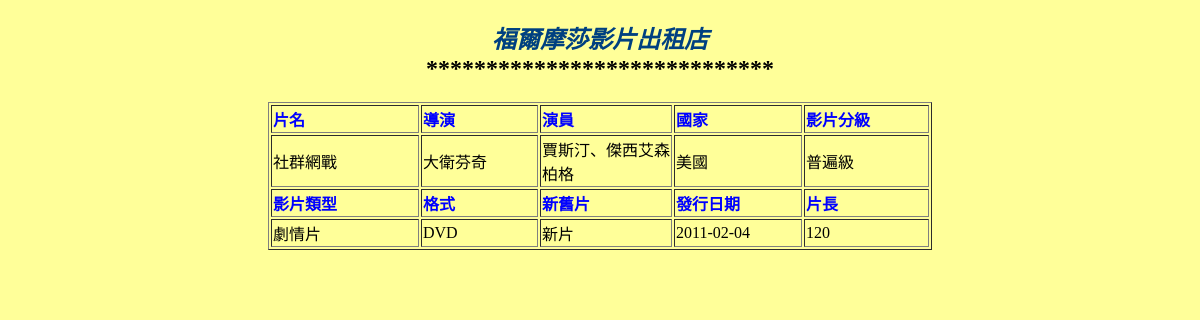
Screenshot of /3.每小節完成檔案/13-3/movieshop/detail.php?ID=0000000015 with the database file from the repository.
### tables this page shows
CREATE TABLE `movie` (
  `id` int(10) unsigned zerofill NOT NULL auto_increment,
  `title` varchar(20) NOT NULL COMMENT '片名',
  `director` varchar(10) NOT NULL COMMENT '導演',
  `actor` varchar(20) NOT NULL COMMENT '演員',
  `country` varchar(10) NOT NULL COMMENT '國家',
  `category` varchar(4) NOT NULL COMMENT '影片分級',
  `movietype` varchar(10) NOT NULL COMMENT '影片內容類別',
  `storetype` varchar(7) NOT NULL COMMENT 'DVD/VCD',
  `oldnewtype` varchar(4) NOT NULL COMMENT '新舊片',
  `issuedate` date NOT NULL COMMENT '發行日期',
  `lengthmin` smallint(6) NOT NULL COMMENT '分鐘',
  PRIMARY KEY  (`id`)
);

### 3.每小節完成檔案/13-3/movieshop/detail.php (the view, shortened to what this page needs)
<?php require_once('Connections/dbconn_movieshop.php'); ?>
<?php
if (!function_exists("GetSQLValueString")) {
function GetSQLValueString($theValue, $theType, $theDefinedValue = "", $theNotDefinedValue = "")
{
  $theValue = function_exists("mysql_real_escape_string") ? mysql_real_escape_string($theValue) : mysql_escape_string($theValue);
  switch ($theType) {
    case "long":
    case "int":
      $theValue = ($theValue != "") ? intval($theValue) : "NULL";
      break;
  }
  return $theValue;
}
}
$colname_rs_movie_dtl = "-1";
if (isset($_GET['ID'])) {
  $colname_rs_movie_dtl = $_GET['ID'];
}
$query_rs_movie_dtl = sprintf("SELECT * FROM movie WHERE id = %s", GetSQLValueString($colname_rs_movie_dtl, "int"));
$rs_movie_dtl = mysql_query($query_rs_movie_dtl, $dbconn_movieshop) or die(mysql_error());
$row_rs_movie_dtl = mysql_fetch_assoc($rs_movie_dtl);
?>
<!DOCTYPE html PUBLIC "-//W3C//DTD XHTML 1.0 Transitional//EN" "http://www.w3.org/TR/xhtml1/DTD/xhtml1-transitional.dtd">
<html xmlns="http://www.w3.org/1999/xhtml">
<head>
</head>
<body bgcolor="#FFFF99">
<h2 align="center" class="webtitle"><em>福爾摩莎影片出租店</em><br />
*****************************</h2>
<table width="664" border="1" align="center">
  <tr>
    <td width="144"><strong class="columntitle">片名</strong></td>
    <td width="113"><strong class="columntitle">導演</strong></td>
    <td width="128"><strong class="columntitle">演員</strong></td>
    <td width="124"><strong class="columntitle">國家</strong></td>
    <td width="121"><strong class="columntitle">影片分級</strong></td>
  </tr>
  <tr>
    <td height="23"><?php echo $row_rs_movie_dtl['title']; ?></td>
    <td><?php echo $row_rs_movie_dtl['director']; ?></td>
    <td><?php echo $row_rs_movie_dtl['actor']; ?></td>
    <td><?php echo $row_rs_movie_dtl['country']; ?></td>
    <td><?php echo $row_rs_movie_dtl['category']; ?></td>
  </tr>
  <tr>
    <td><strong class="columntitle">影片類型</strong></td>
    <td><strong class="columntitle">格式</strong></td>
    <td><strong class="columntitle">新舊片</strong></td>
    <td><strong class="columntitle">發行日期</strong></td>
    <td><strong class="columntitle">片長</strong></td>
  </tr>
  <tr>
    <td><?php echo $row_rs_movie_dtl['movietype']; ?></td>
    <td><?php echo $row_rs_movie_dtl['storetype']; ?></td>
    <td><?php echo $row_rs_movie_dtl['oldnewtype']; ?></td>
    <td><?php echo $row_rs_movie_dtl['issuedate']; ?></td>
    <td><?php echo $row_rs_movie_dtl['lengthmin']; ?></td>
  </tr>
</table>
<p align="center">&nbsp;</p>
</body>
</html>

### 3.每小節完成檔案/13-3/movieshop/detail.php (style rules this page uses)
.webtitle { color: #000; }
.webtitle em { color: #004080; }
.columntitle { color: #00F; }

### rows the page displays
movie: title "社群網戰", director "大衛芬奇", actor "賈斯汀、傑西艾森柏格", country "美國", category "普遍級", movietype "劇情片", storetype "DVD", oldnewtype "新片", issuedate "2011-02-04", lengthmin "120"
